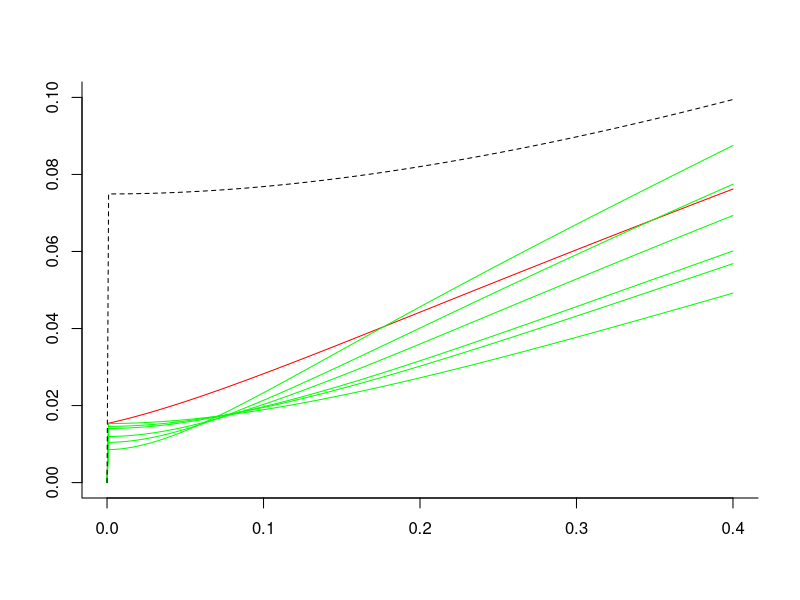

R code for this plot:
#This is free, open-source software under the (lenient) GNU GPLv3. It comes with no warranty. 
#It was written by Dae Woong Ham between Sept. 2016 and May 2017. Some quality control by Rainer Sachs May-August 2017.
#It concerns synergy analysis of WGE simple chromosome aberrations (CA) induced in 82-6 fibroblast cells by simulated GCR (Galactic Cosmic Radiation) mixed fields. It is mainly an R version of parts of GCRfibroCA2GH.Rmd
#The script uses various mixture component IDERs (Individual Dose Effect Relations), including some in the following paper. 
#"16Cacao" = Cacao, Hada, Saganti, George and Cucinotta. "Relative Biological Effectiveness of HZE Particles for Chromosomal Exchanges and Other Surrogate Cancer Risk Endpoints." PLoS One 11(4): e0153998. (2016)],
#The libraries needed for this script
library(deSolve) # package for solving differential equations
library(minpack.lm) # package for non-linear regression
rm(list=ls())

#Create dataframes that store the fibroblast WGE simple CA data used in 16Cacao 

Oxygen = data.frame(d = c(0, .0125, .02, .025, .05, .075, .1, .2, .4),CA = c(.24, 1.66, 2.43, 2.37, 1.16, 2.85, 2.58, 6.94, 6.91))# Some GCR components are high-speed Oxygen nuclei that are almost fully ionized. d=dose; CA are per hundred cells.

Si = data.frame(d = c(0, .02, .04, .06, .08, .1, .12, .2, .4, .8, 1.2), CA = c(.11, 1.26, 1.14, 1.58, 1.22, 1.89, 3.47, 4.6, 9.79, 27.01, 38.84))

Fe600 = data.frame(d = c(0, .01, .02, .04, .06, .08, .1, .12, .2, .4, .8), CA = c(.13, .76, .99, 1.2, 1.74, 1.28, 1.2, 1.7, 3.02, 5.52, 12.42)) #600 refers to the energy in MeV per atomic mass unit in this Iron beam

Fe450 = data.frame(d = c(0, .02, .04, .06, .08, .1, .2, .4), CA = c(0, .86, .6, .8, 1.22, 2.02, 2.3, 4.77))

Fe300 = data.frame(d = c(0, .005, .01,  0.02, .04, .07, .1, .2, .4, .8), CA = c(0.41, 1.23, 1.47, 1.22, .97, 1.46, 1.21, 4.38, 6.22, 13.6))

Ti = data.frame(d = c(0,  0.02, .04, .06, .08, .1, .15, .3, .6), CA = c(0, 1.99, 1.88, 1.44, 2.67, 2.57, 2.50, 5.64, 11.19))

param = data.frame(ion = c("O", "Si", "Ti", "Fe600", "Fe450", "Fe300"),
                   Z = c(8, 14, 22, 26, 26, 26), L = c(75, 100, 125, 175, 195, 240), #Z=atomic charge; L=LET
                   Z.b = c(595, 690, 770, 1075, 1245, 1585))#Z^2/beta*^2

#putting it in one big data frame
big_df = rbind(Oxygen, Si, Ti, Fe600, Fe450, Fe300)
big_df$Z = rep(param$Z, times = c(9, 11, 9, 11, 8, 10))
big_df$Z.b = rep(param$Z.b, times = c(9, 11, 9, 11, 8, 10))
big_df$L = rep(param$L, times = c(9, 11, 9, 11, 8, 10))
big_df$error = c(0.24, 0.63, 0.77, 0.75, 0.52, 0.82, 0.78, 1.31, 1.59, 0.12, 0.05, 0.07, 0.56, 0.18, 0.60, 1.23, 1.60, 1.55, 4.27, 7.21, 0, 0.70, 0.66, 0.59, 0.80, 0.78, 0.48, 1.15, 2.39, 0.16, 0.38, 0.24, 0.21, 0.02, 0.37, 0.54, 0.17, 0.55, 1.75, 2.59, 0, 0.43, 0.34, 0.40, 0.50, 0.64, 0.73, 1.09, 0.29, 0.55, 0.60, 0.55, 0.49, 0.60, 0.54, 1.03, 1.22, 3.62) #error bars for the CA measurements
big_df$ion = rep(param$ion, times = c(9, 11, 9, 11, 8, 10))

#Next modify the data frame to get rid of the zero dose points. Background CA frequency was determined seperately.
modified_df = big_df[big_df$d != 0, ]
modified_df$CA = modified_df$CA*0.01 
modified_df$error = modified_df$error*0.01
big_df$CA = big_df$CA * 0.01
big_df$error = big_df$error * 0.01
big_df$errorbar_lower = big_df$CA - big_df$error
big_df$errorbar_upper = big_df$CA + big_df$error

#NTE1 and NTE2 models in 16Cacao using their parameters. NTE is used in 16Cacao to signify that non-targeted effects are included in the model; Conventional targetted effects (TE) are included in all models.
#NTE1 function
NTE1_function = function(d, L, Z.b, eta0 = 0.00011, eta1 = 0.007, sig0 = 6.12, kap = 796) {
0.0017 + eta0*L*exp(-eta1*L)*(d != 0) + 
    (6.242*(d/L))*(sig0*(1-exp(-Z.b/kap))^2 + 0.041/6.24*L*(1 - (1-exp(-Z.b/kap))^2))
} 

#NTE2 function
NTE2_function = function(d, L, Z.b, eta0 = 0.00047, eta1 = 0.011, sig0 = 6.75, kap = 590) {
0.0017 + eta0*L*exp(-eta1*L)*exp(-(1012*(d/L)))*(d != 0) + 
    (6.242*(d/L))*(1-exp(-(1012*(d/L))))*
    (sig0*(1-exp(-Z.b/kap))^2 + 0.041/6.24*L*(1 - (1-exp(-Z.b/kap))^2))
}

#Our IDERs (Individual Dose Effect Relations). Applicable to the 1-ion components of a mixed simulated GCR beam 
#Modifying NTE1 and NTE2 by insisting they be twice continuously differentiable and monotonic increasing. Double check NTE1, NTE2, Our model
IDER = function(d, L, Z.b, eta0, eta1, sig0, kap) {
  P = (1-exp(-Z.b/kap))^2
  sig = sig0*P + 0.041/6.24*L*(1-P)
  eta = eta0*L*exp(-eta1*L)
 0.00071 + sig*6.24*d/L*(1-exp(-1024*d/L)) + eta*(1-exp(-10^5*d))  #0.00071 + sig*6.24*d/L*(1-exp(-1024*d/L)) + eta*(1-exp(-10^3*d))#don't use
} 

#nls (non-linear least square) method to get the parameters needed (4 parameter estimation)
IDER_model = nlsLM(CA ~ IDER(d, L, Z.b, eta0, eta1, sig0, kap), data = modified_df, start = list(eta0 = 0.001, eta1 = 0.01, sig0 = 5, kap = 500), 
weights = (1/(modified_df$error)^2))
coef(IDER_model)
#e.g. eta0 = 1.484687e-04, eta1 = 3.513927e-03, sig0 = 4.149660e+00, kap = 4.688287e+02
vcov(IDER_model)# variance-covariance matrix, needed later for analyzing 95% confidence limits in baseline no-synergy/no-antagonism MIXDER (Mixture dose effect relation)
summary(IDER_model, cor = TRUE) #model parameters and their correlation matrix

#R function to give Information criteria (AIC and BIC)
#L_function gives the residuals squared
L_function = function(func, eta0, eta1, sig0, kap) {
  a = vector(length = 0)
  for (i in 1:length(modified_df[, 1])) {
    a = c(a, modified_df$CA[i] - func(d = modified_df$d[i], L = modified_df$L[i], Z.b = modified_df$Z.b[i], eta0 = eta0, eta1 = eta1, sig0 = sig0, kap = kap))
  }
  return(a^2)
}
L_NTE1 = L_function(NTE1_function, eta0 = 0.00011, eta1 = 0.007, sig0 = 6.12, kap = 796)
L_NTE2 = L_function(NTE2_function, eta0 = 0.00047, eta1 = 0.011, sig0 = 6.75, kap = 590)
L_IDER = L_function(IDER, eta0 = 1.484687e-04, eta1 = 3.513927e-03, sig0 = 4.149660e+00, kap = 4.688287e+02)

#Since all models are weighted least square regression, will weight our model with our weights to get the WRSS (weighted residual squared sum)
WRSS_NTE1 = sum((1/modified_df$error^2)*L_NTE1)
WRSS_NTE2 = sum((1/modified_df$error^2)*L_NTE2)
WRSS_IDER = sum((1/modified_df$error^2)*L_IDER)

#functions for AIC and BIC calculation for Weighted Least Square regression
AIC_function = function(RSS, k = 4, n = length(modified_df[ , 1])) {
  n + n*log(2*pi) + n*log(RSS/n) + 2*(k+1)
}

BIC_function = function(n = length(modified_df[, 1]), k = 4, RSS) {
  n + n*log(2*pi) + n*log(RSS/n) + log(n)*(k+1)
}

NTE1_AIC = AIC_function(RSS = WRSS_NTE1)
NTE2_AIC = AIC_function(RSS = WRSS_NTE2)
IDER_AIC = AIC_function(RSS = WRSS_IDER)
NTE1_BIC = BIC_function(RSS = WRSS_NTE1)
NTE2_BIC = BIC_function(RSS = WRSS_NTE2)
IDER_BIC = BIC_function(RSS = WRSS_IDER)
information_critera_df = data.frame(AIC = c(NTE1_AIC, NTE2_AIC, IDER_AIC), BIC = c(NTE1_BIC, NTE2_BIC, IDER_BIC), row.names = c("NTE1 model", "NTE2 model", "IDER model"))
information_critera_df ## RKS runs well up to here. Lots of checks made 8/12/2017

# #Baseline no-synergy/no-antagonism MIXDER  based on any input
MIXDER_function = function(r, L, Z.b, d = seq(0, 0.2, by = 0.001), eta0 = 1.484687e-04, eta1 = 3.513927e-03, sig0 = 4.149660e+00, kap = 4.688287e+02) {
  dE=function(yini,State,Pars){
  eta0 = eta0; eta1 = eta1; sig0 = sig0; kap = kap
  with(as.list(c(State, Pars)), {
    P = vector(length = length(L))
    sig = vector(length = length(L))
    etaa = vector(length = length(L))
    u = vector(length = length(L))
    for (i in 1:length(L)) {
      P[i] = (1-exp(-Z.b[i]/kap))^2
      sig[i] = sig0*P[i] + 0.041/6.24*L[i]*(1-P[i])
      etaa[i] = eta0*L[i]*exp(-eta1*L[i])
      u[i] = uniroot(function(d) sig[i]*6.24*d/L[i]*(1-exp(-1024*d/L[i])) + etaa[i]*(1-exp(-10^5*d)) - I, lower = 0, upper = 1, extendInt = "yes", tol = 10^-10)$root
    }
    dI = vector(length = length(L))
    for (i in 1:length(L)) {
      dI[i] = r[i]*(sig[i]*6.24/L[i]*exp(-1024*u[i]/L[i])*(exp(1024*u[i]/L[i]) + 1024*u[i]/L[i] - 1) + etaa[i]*10^5*exp(-10^5*u[i]))
    }
    dI = sum(dI)
    return(list(c(dI)))
    })
  }
  pars = NULL; yini = c(I= 0); d = d
  out = ode(yini,times = d, dE, pars, method = "radau")
  return(out)
}

#Graphs for NTE1 and our IDER models: 12_ion figure
#When creating any sort of MIXDER figures we use this IDER now without the background effect then add the background effect at the end.
IDER = function(d, L, Z.b, eta0 = 1.484687e-04, eta1 = 3.513927e-03, sig0 = 4.149660e+00, kap = 4.688287e+02) {
  P = (1-exp(-Z.b/kap))^2
  sig = sig0*P + 0.041/6.24*L*(1-P)
  eta = eta0*L*exp(-eta1*L)
  sig*6.24*d/L*(1-exp(-1024*d/L)) + eta*(1-exp(-10^5*d))#sig*6.24*d/L*(1-exp(-1024*d/L)) + eta*(1-exp(-.5*10^3*d))#don't use
} 
r=rep(1/6,6);L = c(75, 100, 125, 175, 195, 240); Z.b = c(595, 690, 770, 1075, 1245, 1585);dose=seq(0,.4,by=0.001)
MX=MIXDER_function(r,L,Z.b,d=dose)#for this mixture can't go much above 0.6#
plot(MX[,1],MX[,2],type='l',bty='l',col='red',ann='F',ylim=c(0,.10))
for (ii in 1:length(L)){lines(dose,IDER (dose,L[ii],Z.b[ii]),col='green')}
#SEA
SEA=function(d){
 IDER(d/6,L[1],Z.b[1])+IDER(d/6,L[2],Z.b[2])+IDER(d/6,L[3],Z.b[3])+IDER(d/6,L[4],Z.b[4])+IDER(d/6,L[5],Z.b[5])+IDER(d/6,L[6],Z.b[6])
}
lines(dose,SEA(dose),lty=2)
#lines(dose,sum(SEA))
#Comparing the NTE1 model in 16Cacao with our NASA SNTE model

#Use these dose points to generate the curves necessary. Had to include a lot more dose points at lower doses where it is very sensitive to change
# d_O = c(0, 1e-6*(1:9), 1e-5*(1:9), 1e-4*(1:9), 1e-3*(1:9), 1e-2*(1:9), 0.01*(10:40))
# d_1 = c(0, 1e-6*(1:9), 1e-5*(1:9), 1e-4*(1:9), 1e-3*(1:9), 1e-2*(1:9), 0.01*(10:15))
# d_2 = c(0, 1e-6*(1:9), 1e-5*(1:9), 1e-4*(1:9), 1e-3*(1:300))
# plot(c(0,.3),c(0,0.04), bty='l', ann='F')
# lines(d_2,IDER(d_2,240,1585), bty='l', ann='F')
# #setEPS()
# postscript("NTE1_model test.eps", width = 5, height = 7)
# par(mfrow=c(2,1))
# 
# plot(x = big_df$d[1:9]*100, y = big_df$CA[1:9]*100, main = "Oxygen", ylim = c(0, 10),pch=19, ylab = "CA", xlab = "Dose (cGy)")
# arrows(big_df$d[1:9]*100, big_df$errorbar_lower[1:9]*100, big_df$d[1:9]*100, big_df$errorbar_upper[1:9]*100, length=0.02, angle=90, code=3)
# lines(x = d_O*100, y = 100*(0.00071 + IDER(d = d_O, L = 75, Z.b = 595)), col = "red")
# lines(x = d_O*100, y = 100 * NTE1_function(d = d_O, L= 75, Z.b = 595), col = "blue", lty = 2)
# 
# plot(x = big_df$d[1:7]*100, y = big_df$CA[1:7]*100, main = "Oxygen",pch=19, ylab = "CA", xlab = "Dose (cGy)", ylim = c(0, 4), xlim = c(0, 15))
# arrows(big_df$d[1:7]*100, big_df$errorbar_lower[1:7]*100, big_df$d[1:7]*100, big_df$errorbar_upper[1:7]*100, length=0.02, angle=90, code=3)
# lines(x = d_1*100, y = 100*(0.00071 + IDER(d = d_1, L = 75, Z.b = 595)), col = "red")
# lines(x = d_1*100, y = 100 * NTE1_function(d = d_1, L= 75, Z.b = 595), col = "blue", lty = 2)
# 
# dev.off()
